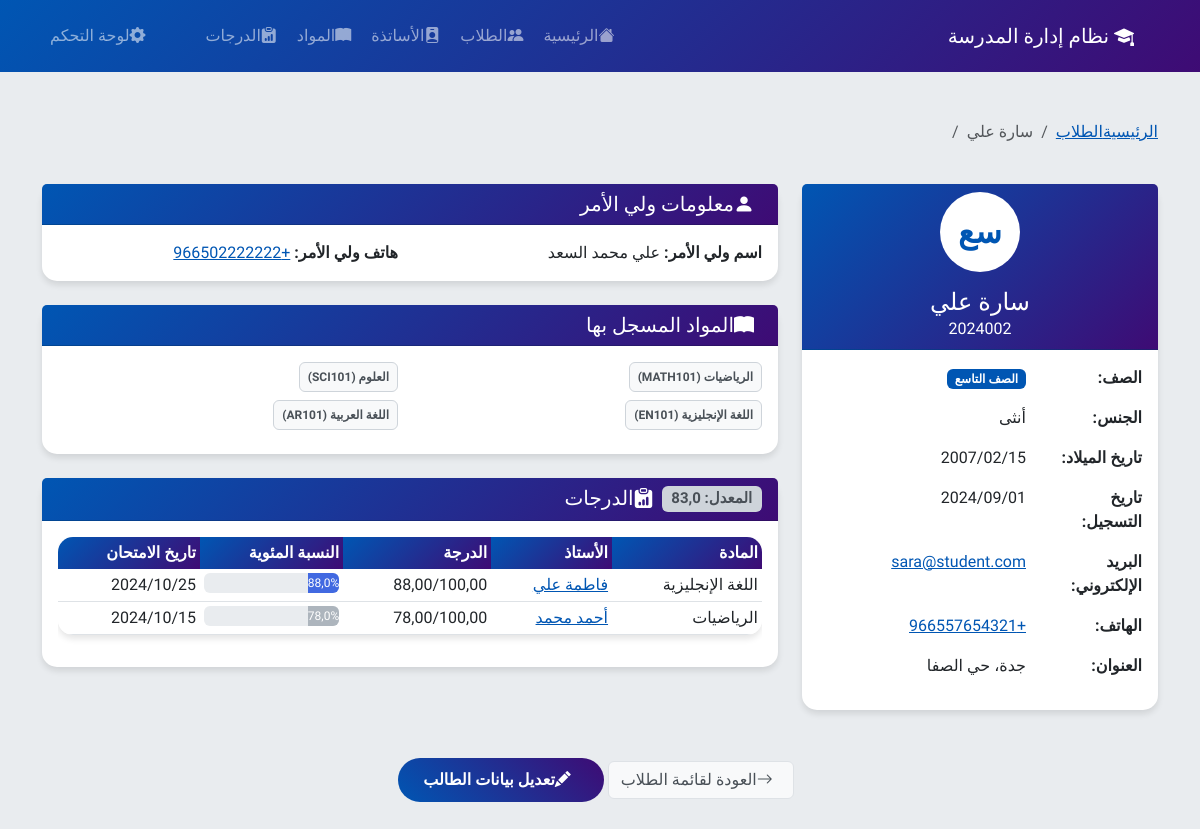
/students/2/, run on the app's committed database.
### students_teachers/models.py (models this page shows, shortened)
class Student(models.Model):
    GENDER_CHOICES = [
        ('M', 'ذكر'),
        ('F', 'أنثى'),
    ]
    GRADE_CHOICES = [
        ('1', 'الصف الأول'),
        ('2', 'الصف الثاني'),
        ('3', 'الصف الثالث'),
        ('4', 'الصف الرابع'),
        ('5', 'الصف الخامس'),
        ('6', 'الصف السادس'),
        ('7', 'الصف السابع'),
        ('8', 'الصف الثامن'),
        ('9', 'الصف التاسع'),
    ]
    student_id = models.CharField(max_length=20, unique=True, verbose_name="رقم الطالب")
    first_name = models.CharField(max_length=50, verbose_name="الاسم الأول")
    last_name = models.CharField(max_length=50, verbose_name="اسم العائلة")
    email = models.EmailField(blank=True, verbose_name="البريد الإلكتروني")
    phone_regex = RegexValidator(regex=r'^\+?1?\d{9,15}$', message="رقم الهاتف يجب أن يكون بالصيغة: '+999999999'. حتى 15 رقم مسموح.")
    phone = models.CharField(validators=[phone_regex], max_length=17, blank=True, verbose_name="رقم الهاتف")
    gender = models.CharField(max_length=1, choices=GENDER_CHOICES, verbose_name="الجنس")
    date_of_birth = models.DateField(verbose_name="تاريخ الميلاد")
    grade = models.CharField(max_length=2, choices=GRADE_CHOICES, verbose_name="الصف")
    enrollment_date = models.DateField(verbose_name="تاريخ التسجيل")
    subjects = models.ManyToManyField(Subject, verbose_name="المواد المسجل بها")
    address = models.TextField(verbose_name="العنوان")
    parent_name = models.CharField(max_length=100, verbose_name="اسم ولي الأمر")
    parent_phone = models.CharField(validators=[phone_regex], max_length=17, verbose_name="هاتف ولي الأمر")
    is_active = models.BooleanField(default=True, verbose_name="نشط")
    created_at = models.DateTimeField(auto_now_add=True, verbose_name="تاريخ الإنشاء")
    updated_at = models.DateTimeField(auto_now=True, verbose_name="تاريخ التحديث")
    class Meta:
        verbose_name = "طالب"
        verbose_name_plural = "الطلاب"
        ordering = ['grade', 'first_name', 'last_name']
    @property
    def full_name(self):
        return f"{self.first_name} {self.last_name}"

class Subject(models.Model):
    name = models.CharField(max_length=100, verbose_name="اسم المادة")
    code = models.CharField(max_length=10, unique=True, verbose_name="رمز المادة")
    description = models.TextField(blank=True, verbose_name="وصف المادة")
    created_at = models.DateTimeField(auto_now_add=True, verbose_name="تاريخ الإنشاء")
    class Meta:
        verbose_name = "مادة"
        verbose_name_plural = "المواد"
        ordering = ['name']

class Grade(models.Model):
    student = models.ForeignKey(Student, on_delete=models.CASCADE, related_name='grades', verbose_name="الطالب")
    subject = models.ForeignKey(Subject, on_delete=models.CASCADE, verbose_name="المادة")
    teacher = models.ForeignKey(Teacher, on_delete=models.CASCADE, verbose_name="الأستاذ")
    grade = models.DecimalField(max_digits=5, decimal_places=2, verbose_name="الدرجة")
    max_grade = models.DecimalField(max_digits=5, decimal_places=2, default=100, verbose_name="الدرجة العظمى")
    exam_date = models.DateField(verbose_name="تاريخ الامتحان")
    notes = models.TextField(blank=True, verbose_name="ملاحظات")
    created_at = models.DateTimeField(auto_now_add=True, verbose_name="تاريخ الإنشاء")
    class Meta:
        verbose_name = "درجة"
        verbose_name_plural = "الدرجات"
        ordering = ['-exam_date']
        unique_together = ['student', 'subject', 'exam_date']
    @property
    def percentage(self):
        return (self.grade / self.max_grade) * 100

class Teacher(models.Model):
    GENDER_CHOICES = [
        ('M', 'ذكر'),
        ('F', 'أنثى'),
    ]
    first_name = models.CharField(max_length=50, verbose_name="الاسم الأول")
    last_name = models.CharField(max_length=50, verbose_name="اسم العائلة")
    email = models.EmailField(unique=True, verbose_name="البريد الإلكتروني")
    phone_regex = RegexValidator(regex=r'^\+?1?\d{9,15}$', message="رقم الهاتف يجب أن يكون بالصيغة: '+999999999'. حتى 15 رقم مسموح.")
    phone = models.CharField(validators=[phone_regex], max_length=17, verbose_name="رقم الهاتف")
    gender = models.CharField(max_length=1, choices=GENDER_CHOICES, verbose_name="الجنس")
    date_of_birth = models.DateField(verbose_name="تاريخ الميلاد")
    hire_date = models.DateField(verbose_name="تاريخ التوظيف")
    subjects = models.ManyToManyField(Subject, verbose_name="المواد التي يدرسها")
    address = models.TextField(verbose_name="العنوان")
    salary = models.DecimalField(max_digits=10, decimal_places=2, verbose_name="الراتب")
    is_active = models.BooleanField(default=True, verbose_name="نشط")
    created_at = models.DateTimeField(auto_now_add=True, verbose_name="تاريخ الإنشاء")
    updated_at = models.DateTimeField(auto_now=True, verbose_name="تاريخ التحديث")
    class Meta:
        verbose_name = "أستاذ"
        verbose_name_plural = "الأساتذة"
        ordering = ['first_name', 'last_name']
    @property
    def full_name(self):
        return f"{self.first_name} {self.last_name}"

### students_teachers/views.py (the view)
# urls.py: path('students/<int:student_id>/', views.student_detail, name='student_detail'),
def student_detail(request, student_id):
    student = get_object_or_404(Student, id=student_id, is_active=True)
    grades = Grade.objects.filter(student=student).order_by('-exam_date')
    avg_grade = grades.aggregate(avg=Avg('grade'))['avg']
    context = {
        'student': student,
        'grades': grades,
        'avg_grade': avg_grade,
    }
    return render(request, 'students_teachers/student_detail.html', context)

### students_teachers/templates/students_teachers/student_detail.html (shortened to what this page needs)
{% extends 'students_teachers/base.html' %}
{% block content %}
<div class="row mb-4">
    <div class="col-12">
        <nav aria-label="breadcrumb">
            <ol class="breadcrumb">
                <li class="breadcrumb-item"><a href="{% url 'students_teachers:home' %}" style="color: #0056b3;">الرئيسية</a></li>
                <li class="breadcrumb-item"><a href="{% url 'students_teachers:students_list' %}" style="color: #0056b3;">الطلاب</a></li>
                <li class="breadcrumb-item active" aria-current="page">{{ student.full_name }}</li>
            </ol>
        </nav>
    </div>
</div>
<div class="row">
    <div class="col-md-4 mb-4">
        <div class="card">
            <div class="card-header text-white text-center" style="background: linear-gradient(135deg, #0056b3 0%, #3e0b74 100%);">
                <div class="avatar-circle bg-white text-primary mx-auto mb-3"
                    style="width: 80px; height: 80px; border-radius: 50%; font-size: 2rem; font-weight: bold; display: flex; align-items: center; justify-content: center; color: #0056b3 !important;">
                    {{ student.first_name|first }}{{ student.last_name|first }}
                </div>
                <h4 class="mb-0">{{ student.full_name }}</h4>
                <p class="mb-0">{{ student.student_id }}</p>
            </div>
            <div class="card-body">
                <div class="row mb-3">
                    <div class="col-sm-4"><strong>الصف:</strong></div>
                    <div class="col-sm-8">
                        <span class="badge" style="background-color: #0056b3 !important;">{{ student.get_grade_display }}</span>
                    </div>
                </div>
                <div class="row mb-3">
                    <div class="col-sm-4"><strong>الجنس:</strong></div>
                    <div class="col-sm-8">{{ student.get_gender_display }}</div>
                </div>
                <div class="row mb-3">
                    <div class="col-sm-4"><strong>تاريخ الميلاد:</strong></div>
                    <div class="col-sm-8">{{ student.date_of_birth|date:"Y/m/d" }}</div>
                </div>
                <div class="row mb-3">
                    <div class="col-sm-4"><strong>تاريخ التسجيل:</strong></div>
                    <div class="col-sm-8">{{ student.enrollment_date|date:"Y/m/d" }}</div>
                </div>
                {% if student.email %}
                <div class="row mb-3">
                    <div class="col-sm-4"><strong>البريد الإلكتروني:</strong></div>
                    <div class="col-sm-8">
                        <a href="mailto:{{ student.email }}" style="color: #0056b3;">{{ student.email }}</a>
                    </div>
                </div>
                {% endif %}
                {% if student.phone %}
                <div class="row mb-3">
                    <div class="col-sm-4"><strong>الهاتف:</strong></div>
                    <div class="col-sm-8">
                        <a href="tel:{{ student.phone }}" style="color: #0056b3;">{{ student.phone }}</a>
                    </div>
                </div>
                {% endif %}
                <div class="row mb-3">
                    <div class="col-sm-4"><strong>العنوان:</strong></div>
                    <div class="col-sm-8">{{ student.address }}</div>
                </div>
            </div>
        </div>
    </div>
    <div class="col-md-8 mb-4">
        <div class="card mb-4">
            <div class="card-header text-white" style="background: linear-gradient(135deg, #0056b3 0%, #3e0b74 100%);">
                <h5 class="mb-0">
                    <i class="bi bi-person-fill me-2"></i>معلومات ولي الأمر
                </h5>
            </div>
            <div class="card-body">
                <div class="row">
                    <div class="col-md-6">
                        <strong>اسم ولي الأمر:</strong> {{ student.parent_name }}
                    </div>
                    <div class="col-md-6">
                        <strong>هاتف ولي الأمر:</strong>
                        <a href="tel:{{ student.parent_phone }}" style="color: #0056b3;">{{ student.parent_phone }}</a>
                    </div>
                </div>
            </div>
        </div>
        <div class="card mb-4">
            <div class="card-header text-white" style="background: linear-gradient(135deg, #0056b3 0%, #3e0b74 100%);">
                <h5 class="mb-0">
                    <i class="bi bi-book-fill me-2"></i>المواد المسجل بها
                </h5>
            </div>
            <div class="card-body">
                {% if student.subjects.all %}
                    <div class="row">
                        {% for subject in student.subjects.all %}
                        <div class="col-md-6 mb-2">
                            <span class="badge border p-2" style="background-color: #f8f9fa !important; color: #495057 !important; border-color: #ced4da !important;">
                                {{ subject.name }} ({{ subject.code }})
                            </span>
                        </div>
                        {% endfor %}
                    </div>
                {% else %}
                    <p class="text-muted">لم يتم تسجيل الطالب في أي مواد بعد</p>
                {% endif %}
            </div>
        </div>
        <div class="card">
            <div class="card-header text-white" style="background: linear-gradient(135deg, #0056b3 0%, #3e0b74 100%);">
                <h5 class="mb-0">
                    <i class="bi bi-clipboard-data-fill me-2"></i>الدرجات
                    {% if avg_grade %}
                        <span class="badge float-end" style="background-color: #ced4da !important; color: #495057 !important;">المعدل: {{ avg_grade|floatformat:1 }}</span>
                    {% endif %}
                </h5>
            </div>
            <div class="card-body">
                {% if grades %}
                    <div class="table-responsive">
                        <table class="table table-sm">
                            <thead>
                                <tr>
                                    <th>المادة</th>
                                    <th>الأستاذ</th>
                                    <th>الدرجة</th>
                                    <th>النسبة المئوية</th>
                                    <th>تاريخ الامتحان</th>
                                </tr>
                            </thead>
                            <tbody>
                                {% for grade in grades %}
                                <tr>
                                    <td>{{ grade.subject.name }}</td>
                                    <td><a href="{% url 'students_teachers:teacher_detail' grade.teacher.id %}" style="color: #0056b3;">{{ grade.teacher.full_name }}</a></td>
                                    <td>{{ grade.grade }}/{{ grade.max_grade }}</td>
                                    <td>
                                        <div class="progress" style="height: 20px;">
                                            <div class="progress-bar"
                                                role="progressbar"
                                                style="width: {{ grade.percentage }}%; background-color: {% if grade.percentage >= 90 %}#0056b3{% elif grade.percentage >= 80 %}#4169e1{% elif grade.percentage >= 70 %}#adb5bd{% else %}#dc3545{% endif %}!important;">
                                                {{ grade.percentage|floatformat:1 }}%
                                            </div>
                                        </div>
                                    </td>
                                    <td>{{ grade.exam_date|date:"Y/m/d" }}</td>
                                </tr>
                                {% endfor %}
                            </tbody>
                        </table>
                    </div>
                {% else %}
                    <p class="text-muted">لا توجد درجات مسجلة للطالب بعد</p>
                {% endif %}
            </div>
        </div>
    </div>
</div>
<div class="row mt-4">
    <div class="col-12 text-center">
        <a href="{% url 'students_teachers:students_list' %}" class="btn btn-light border me-2" style="color: #495057; border-color: #ced4da;">
            <i class="bi bi-arrow-right me-2"></i>العودة لقائمة الطلاب
        </a>
        <a href="/admin/students_teachers/student/{{ student.id }}/change/" class="btn btn-primary">
            <i class="bi bi-pencil-fill me-2"></i>تعديل بيانات الطالب
        </a>
    </div>
</div>
{% endblock %}

### students_teachers/templates/students_teachers/base.html (style rules this page uses)
body { font-family: 'Cairo', sans-serif; background-color: #e9ecef; }
.card { border: none; border-radius: 15px; box-shadow: 0 4px 6px rgba(0, 0, 0, 0.1); transition: transform 0.3s ease, box-shadow 0.3s ease; background-color: #ffffff; }
.btn-primary { background: linear-gradient(45deg, #0056b3, #3e0b74); border: none; border-radius: 25px; padding: 10px 25px; font-weight: 600; transition: all 0.3s ease; }
.table { border-radius: 15px; overflow: hidden; box-shadow: 0 4px 6px rgba(0, 0, 0, 0.1); }
.table thead th { background: linear-gradient(135deg, #0056b3 0%, #3e0b74 100%); color: white; border: none; font-weight: 600; }

### data on the page
Student: full_name "سارة علي", first_name|first "س", last_name|first "ع", student_id "2024002", grade "الصف التاسع", gender "أنثى", date_of_birth "2007/02/15", enrollment_date "2024/09/01", email "sara@student.com", phone "+966557654321", address "جدة، حي الصفا", parent_name "علي محمد السعد", parent_phone "+966502222222"
Subject: name "الرياضيات", code "MATH101"
Subject: name "العلوم", code "SCI101"
Subject: name "اللغة الإنجليزية", code "EN101"
Subject: name "اللغة العربية", code "AR101"
Grade: subject.name "اللغة الإنجليزية", teacher.full_name "فاطمة علي", grade "88,00", max_grade "100,00", percentage "88,0", exam_date "2024/10/25"
Grade: subject.name "الرياضيات", teacher.full_name "أحمد محمد", grade "78,00", max_grade "100,00", percentage "78,0", exam_date "2024/10/15"

### other printed values
{{ avg_grade|floatformat:1 }} "83,0"
